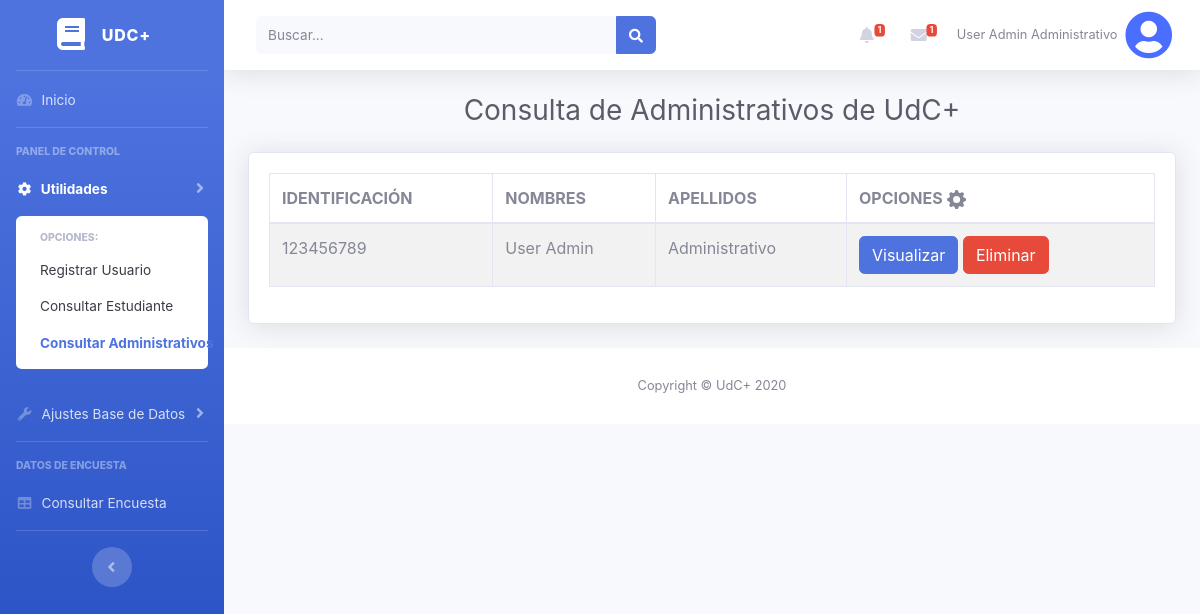
The page /index.php?a=consultarAdministrativos (signed in) on the database its author committed.
### tables this page shows
CREATE TABLE `registro_jdng` (
  `id` int(11) NOT NULL,
  `identificacion` int(10) NOT NULL,
  `name` varchar(50) NOT NULL,
  `lastName` varchar(50) NOT NULL,
  `phone` int(10) NOT NULL,
  `email` varchar(50) NOT NULL,
  `password` varchar(15) NOT NULL,
  `rol` int(1) NOT NULL,
  `encuesta` int(1) NOT NULL
);

### Controller/administrador.controller.php (called while the page is built, shortened)
<?php
require_once 'model/administrador.php';
class AdministradorController
{
    public function __CONSTRUCT()
    {
        $this->model = new Administrador();
    }
    public function consultarAdministrativos()
    {
        require_once 'view/header.php';
        require_once 'view/administrador/consultar_administrativos.php';
    }
}

### Model/database.php (called while the page is built)
<?php
class Database
{
    public static function StartUp()
    {
        $pdo = new PDO('mysql:host=localhost;dbname=udc_jdng;charset=utf8', 'root', '');
        $pdo->setAttribute(PDO::ATTR_ERRMODE, PDO::ERRMODE_EXCEPTION);
        return $pdo;
    }
}

### Model/administrador.php (called while the page is built, shortened)
<?php
class Administrador
{
    private $pdo;
    public function __CONSTRUCT()
    {
        try {
            $this->pdo = Database::StartUp();
        } catch (Exception $e) {
            die($e->getMessage());
        }
    }
    public function consultarAdministrativos(){
        try {
            $stm = $this->pdo->prepare("SELECT * FROM registro_jdng WHERE rol = 2");
            $stm->execute();
            return $stm->fetchAll(PDO::FETCH_OBJ);
        } catch (Exception $e) {
            die($e->getMessage());
        }
    }
}

### View/administrador/consultar_administrativos.php (the view, shortened to what this page needs)
<?php
if ($_SESSION['rol']=='administrador')
{ ?>
    <body id="page-top">
    <div id="wrapper">
        <ul class="navbar-nav bg-gradient-primary sidebar sidebar-dark accordion" id="accordionSidebar">
            <a class="sidebar-brand d-flex align-items-center justify-content-center" href="index.php">
                <div class="sidebar-brand-icon">
                    <i class="fas fa-book"></i>
                </div>
                <div class="sidebar-brand-text mx-3">UdC+</div>
            </a>
            <hr class="sidebar-divider my-0">
            <li class="nav-item">
                <a class="nav-link" href="index.php">
                    <i class="fas fa-fw fa-tachometer-alt"></i>
                    <span>Inicio</span></a>
            </li>
            <hr class="sidebar-divider">
            <div class="sidebar-heading">
                Panel de Control
            </div>
            <li class="nav-item active">
                <a class="nav-link collapsed" href="#" data-toggle="collapse" data-target="#collapseTwo" aria-expanded="true" aria-controls="collapseTwo">
                    <i class="fas fa-fw fa-cog"></i>
                    <span>Utilidades</span>
                </a>
                <div id="collapseTwo" class="collapse show" aria-labelledby="headingTwo" data-parent="#accordionSidebar">
                    <div class="bg-white py-2 collapse-inner rounded">
                        <h6 class="collapse-header">Opciones:</h6>
                        <a class="collapse-item" href="?a=registrarUsuario">Registrar Usuario</a>
                        <a class="collapse-item" href="?a=consultarEstudiante">Consultar Estudiante</a>
                        <a class="collapse-item active" href="?a=consultarAdministrativos">Consultar Administrativos</a>
                    </div>
                </div>
            </li>
            <li class="nav-item">
                <a class="nav-link collapsed" href="#" data-toggle="collapse" data-target="#collapseUtilities" aria-expanded="true" aria-controls="collapseUtilities">
                    <i class="fas fa-fw fa-wrench"></i>
                    <span>Ajustes Base de Datos</span>
                </a>
            </li>
            <hr class="sidebar-divider">
            <div class="sidebar-heading">
                Datos de Encuesta
            </div>
            <li class="nav-item">
                <a class="nav-link" href="?a=consultarEncuesta">
                    <i class="fas fa-fw fa-table"></i>
                    <span>Consultar Encuesta</span></a>
            </li>
            <hr class="sidebar-divider d-none d-md-block">
            <div class="text-center d-none d-md-inline">
                <button class="rounded-circle border-0" id="sidebarToggle"></button>
            </div>
        </ul>
        <div id="content-wrapper" class="d-flex flex-column">
            <div id="content">
                <nav class="navbar navbar-expand navbar-light bg-white topbar mb-4 static-top shadow">
                    <form class="d-none d-sm-inline-block form-inline mr-auto ml-md-3 my-2 my-md-0 mw-100 navbar-search">
                        <div class="input-group">
                            <input type="text" class="form-control bg-light border-0 small" placeholder="Buscar..." aria-label="Search" aria-describedby="basic-addon2">
                            <div class="input-group-append">
                                <button class="btn btn-primary" type="button">
                                    <i class="fas fa-search fa-sm"></i>
                                </button>
                            </div>
                        </div>
                    </form>
                    <ul class="navbar-nav ml-auto">
                        <li class="nav-item dropdown no-arrow mx-1">
                            <a class="nav-link dropdown-toggle" href="#" id="alertsDropdown" role="button" data-toggle="dropdown" aria-haspopup="true" aria-expanded="false">
                                <i class="fas fa-bell fa-fw"></i>
                                <span class="badge badge-danger badge-counter">1</span>
                            </a>
                        </li>
                        <li class="nav-item dropdown no-arrow mx-1">
                            <a class="nav-link dropdown-toggle" href="#" id="messagesDropdown" role="button" data-toggle="dropdown" aria-haspopup="true" aria-expanded="false">
                                <i class="fas fa-envelope fa-fw"></i>
                                <span class="badge badge-danger badge-counter">1</span>
                            </a>
                        </li>
                        <li class="nav-item dropdown no-arrow">
                            <a class="nav-link dropdown-toggle" href="#" id="userDropdown" role="button" data-toggle="dropdown" aria-haspopup="true" aria-expanded="false">
                                <span class="mr-2 d-none d-lg-inline text-gray-600 small"><?=$_SESSION['name']?> <?=$_SESSION['lastName']?></span>
                                <i class="fas fa-user-circle fa-3x" style="color: #4A6EFF;"></i>
                            </a>
                        </li>
                    </ul>
                </nav>
                <div class="container-fluid">
                    <h1 class="h3 mb-4 text-gray-800 text-center"> Consulta de Administrativos de UdC+</h1>
                </div>
                <div class="container-fluid">
                    <div class="card shadow mb-4">
                        <div class="card-body">
                            <div class="table-responsive">
                                <table class="table table-bordered table-hover table-striped" id="dataTable" width="100%" cellspacing="0">
                                    <thead>
                                    <tr>
                                        <th scope="col">IDENTIFICACIÓN</th>
                                        <th scope="col">NOMBRES</th>
                                        <th scope="col">APELLIDOS</th>
                                        <th scope="col">OPCIONES </th>
                                    </tr>
                                    </thead>
                                    <tbody>
                                    <?php
                                    $num = 0;
                                    foreach($this->model->consultarAdministrativos() as $r): $num++ ?>
                                        <tr>
                                            <td><?php echo $r->identificacion; ?></td>
                                            <td><?php echo $r->name; ?></td>
                                            <td><?php echo $r->lastName; ?></td>
                                            <td>
                                                <a  class="btn btn-primary" href="#" data-toggle="modal" data-target="#Visualizar<?=$num?>">Visualizar</a>
                                                <a  class="btn btn-danger" href="#" data-toggle="modal" data-target="#Eliminar<?=$num?>">Eliminar</a>
                                            </td>
                                        </tr>
                                    <?php endforeach; ?>
                                    </tbody>
                                </table>
                            </div>
                        </div>
                    </div>
                </div>
                <footer class="sticky-footer bg-white">
                    <div class="container my-auto">
                        <div class="copyright text-center my-auto">
                            <span>Copyright &copy; UdC+ 2020</span>
                        </div>
                    </div>
                </footer>
            </div>
        </div>
    </body>
    </html>
    <?php
}else{
    header('location: ?a=404');
}
?>

### rows shown on the page
registro_jdng: identificacion "123456789", name "User Admin", lastName "Administrativo"

### other values the page prints
$_SESSION['name'] "User Admin"
$_SESSION['lastName'] "Administrativo"
